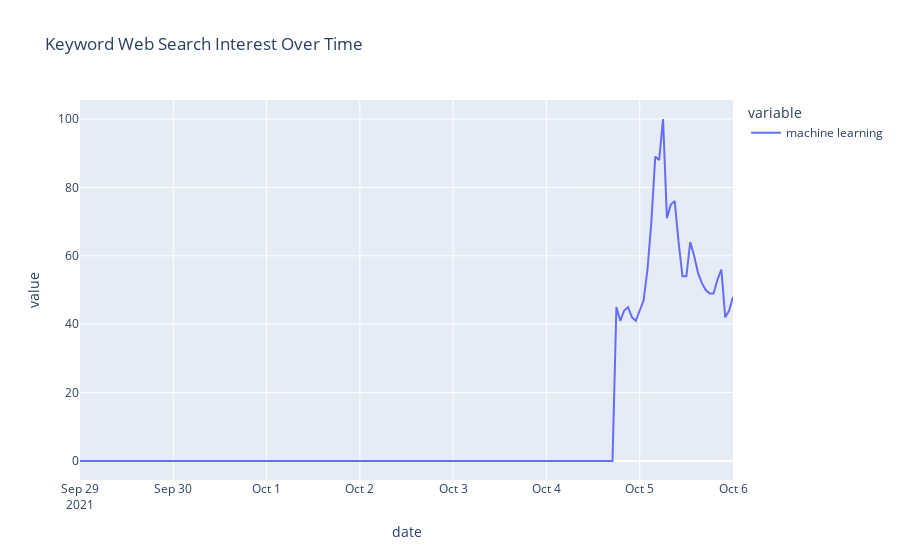

The cell this chart's notebook holds for it:
### Code cell
#1 Interest over Time
data = pytrends.interest_over_time() 
data.head()
data = data.reset_index() 


import plotly.express as px

fig = px.line(time_df, x="date", y=['machine learning'], title='Keyword Web Search Interest Over Time')
fig.show()

### Figure 1 — Plotly figure (JSON) as saved in the notebook; plotly's stock layout.template omitted (floating-point values rounded to 4 significant figures; data arrays with more than 128 entries replaced by an {"elided": "..."} marker saying what was removed)
{"data": [{"hovertemplate": "variable=machine learning<br>date=%{x}<br>value=%{y}<extra></extra>", "legendgroup": "machine learning", "line": {"color": "#636efa", "dash": "solid"}, "marker": {"symbol": "circle"}, "mode": "lines", "name": "machine learning", "orientation": "v", "showlegend": true, "type": "scatter", "x": {"elided": "169 str values"}, "xaxis": "x", "y": {"elided": "169 int values"}, "yaxis": "y"}], "layout": {"legend": {"title": {"text": "variable"}, "tracegroupgap": 0}, "title": {"text": "Keyword Web Search Interest Over Time"}, "xaxis": {"anchor": "y", "domain": [0, 1], "title": {"text": "date"}}, "yaxis": {"anchor": "x", "domain": [0, 1], "title": {"text": "value"}}}}
